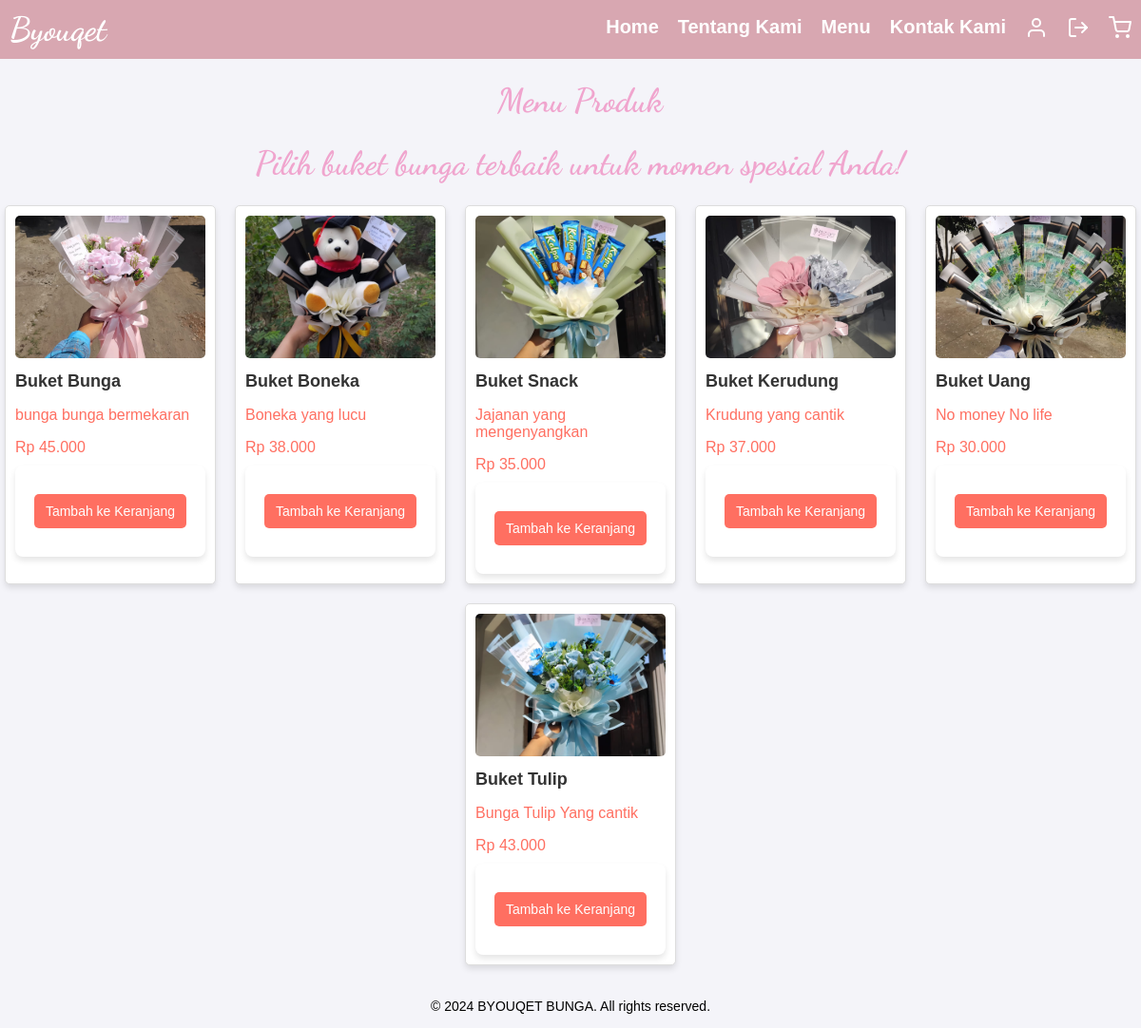
/menu.php (signed in), run on an earlier commit of the app's database.
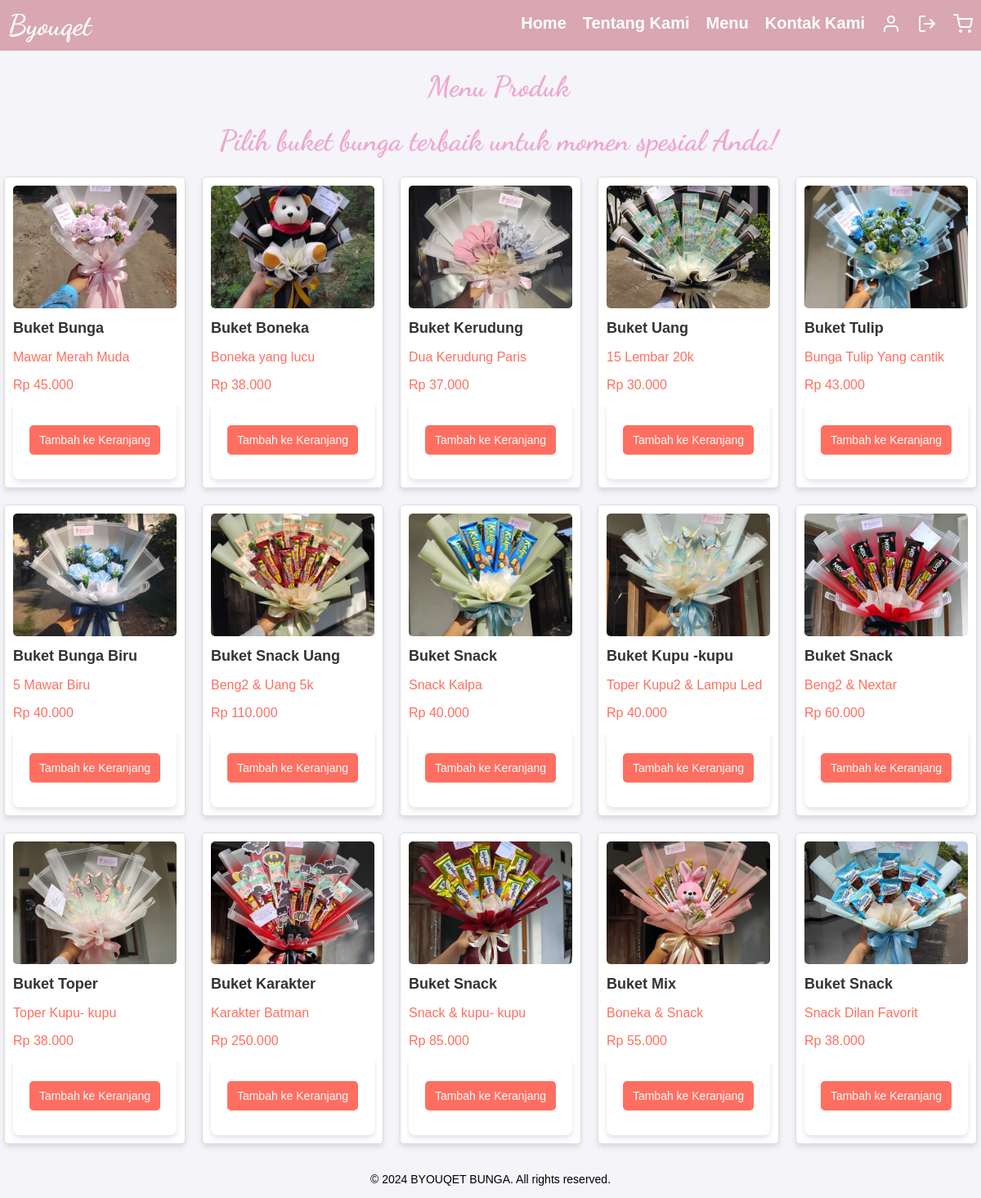
And on a later commit of the database.
### tables this page shows
CREATE TABLE `produk` (
  `id` int(11) NOT NULL,
  `category_id` int(11) NOT NULL,
  `name` varchar(100) NOT NULL,
  `price` decimal(10,2) NOT NULL,
  `description` text DEFAULT NULL,
  `created_at` timestamp NOT NULL DEFAULT current_timestamp(),
  `image` varchar(255) NOT NULL
);

### menu.php (the view, shortened to what this page needs)
<?php
include 'koneksi.php';
$query = "SELECT * FROM produk";
$result = mysqli_query($conn, $query);
?>
<!DOCTYPE html>
<html lang="en">
<head>
    <link rel="stylesheet" href="style.css">
</head>
<body>
    <header>
        <nav>
            <div class="logo">Byouqet</div>
            <ul class="nav-links">
                <div id="home" class="hidden">
                    <a href="home.php">Home</a>
                    <a href="about.php">Tentang Kami</a>
                    <a href="menu.php">Menu</a>
                    <a href="contact.php">Kontak Kami</a>
                    <a href="profil.php" class="icon-link"><i data-feather="user"></i></a>
                    <a href="logout.php" class="icon-link"><i data-feather="log-out"></i></a>
                    <a href="keranjang.php" class="icon-link" id="shoppingCartIcon"><i
                            data-feather="shopping-cart"></i></a>
                </div>
            </ul>
        </nav>
    </header>
    <headerh1 h1>
        <h1>Menu Produk</h1>
        <h1>Pilih buket bunga terbaik untuk momen spesial Anda!</h1>
        <div class="buket-list">
            <?php while ($row = mysqli_fetch_assoc($result)) { ?>
            <div class="buket-item">
                <img src="foto/<?= htmlspecialchars($row['image']); ?>" alt="<?= htmlspecialchars($row['name']); ?>">
                <h3><?= htmlspecialchars($row['name']); ?></h3>
                <p><?= htmlspecialchars($row['description']); ?></p>
                <p>Rp <?= number_format($row['price'], 0, ',', '.'); ?></p>
                <form action="menu.php" method="POST">
                    <button type="submit" class="add-to-cart">Tambah ke Keranjang</button>
                </form>
            </div>
            <?php } ?>
        </div>
        <div class="footer">
            <p>© 2024 BYOUQET BUNGA. All rights reserved.</p>
        </div>
</body>
</html>

### style.css (style rules this page uses)
body, html { margin: 0; padding: 0; font-family: 'Roboto', sans-serif; background-color: #f0a5ce; color: #333; }
a { text-decoration: none; color: inherit; }
ul { list-style: none; margin: 0; padding: 0; }
.footer { text-align: center; background-color: #f0a5ce; padding: 1px 0; margin: 0; width: 100%; position: relative; bottom: 0; left: 0; font-size: 14px; color: #333; margin-top: 20px; }
header nav, nav { display: flex; justify-content: space-between; align-items: center; padding: 0px 10px; background-color: #D8A7B1; color: white; }
header .logo, nav .logo { font-size: 35px; font-family: 'Dancing Script', cursive; font-weight: bold; }
.nav-links, #menu, #home, #tentang , #kontak { display: flex; gap: 20px; }
.nav-links a, #menu, #home, #tentang, #kontak a { color: white; font-size: 20px; font-weight: bold; text-decoration: none; transition: color 0.3s; }
.nav-links a:hover, #menu, #home, #tentang , #kontak a:hover { color: #ffe6e6; }
body, html { margin: 0; padding: 0; font-family: 'Roboto', sans-serif; background-color: #FFF8F2; color: #333; }
header { background-color: #D8A7B1; padding: 10px 0; text-align: center; color: #fff; }
header .logo { font-family: 'Dancing Script'; font-size: 35px; font-weight: bold; }
.nav-links { list-style: none; padding: 0; }
.nav-links a { text-decoration: none; color: #fff; font-weight: bold; }
.nav-links { list-style: none; padding: 0; text-align: center; }
.buket-list { display: flex; justify-content: center; flex-wrap: wrap; gap: 20px; }
.buket-item { background: white; border: 1px solid #ddd; padding: 10px; width: 200px; border-radius: 5px; box-shadow: 0 4px 6px rgba(0, 0, 0, 0.1); }
.buket-item img { width: 100%; height: 150px; object-fit: cover; border-radius: 5px; }
.buket-item h3 { font-size: 18px; color: #333; margin: 10px 0; }
.buket-item p { font-size: 16px; color: #FF6F61; margin-bottom: 10px; }
.buket-item button { padding: 10px; background-color: #FF6F61; color: white; border: none; cursor: pointer; border-radius: 5px; font-size: 14px; }
body { font-family: Arial, sans-serif; background-color: #FFF8F2; color: #333; margin: 0; padding: 0; }
h1, h2 { text-align: center; color: white; font-size: 20px; font-family: 'Dancing Script'; margin-left: 20px; }
form { max-width: 500px; margin: 20px auto; background: #fff; padding: 20px; border-radius: 8px; box-shadow: 0 4px 8px rgba(0, 0, 0, 0.1); }
form input, form textarea, form select, form button { width: calc(100% - 20px); margin: 10px 10px 20px; padding: 10px; border: 1px solid #ccc; border-radius: 4px; }
form button { background-color: #bd2130; color: #fff; border: none; cursor: pointer; transition: background-color 0.3s ease; }
body { font-family: Arial, sans-serif; background-color: #f4f4f9; color: #333; margin: 0; padding: 0; }
body { font-family: Arial, sans-serif; background-color: #fff8f2; color: #333; margin: 0; padding: 0; }
h1 { text-align: center; color: #fff; }
form { background-color: #fff; padding: 20px; border-radius: 8px; box-shadow: 0 4px 6px rgba(0, 0, 0, 0.1); max-width: 600px; margin: 0 auto; }
form input, form textarea, form button { width: 100%; padding: 10px; margin: 10px 0; border-radius: 4px; border: 1px solid #ccc; font-size: 16px; }
form button { background-color: #5bc0de; color: #fff; font-size: 16px; cursor: pointer; border: none; border-radius: 4px; }
a { color: #5bc0de; text-decoration: none; }

### menu.php (style rules this page uses)
body, html { background-color: #f4f4f9; }
.footer { background-color: #f4f4f9; color: #000; }
h1, h2 { font-size: 35px; font-family: 'Dancing Script', cursive; font-weight: bold; color: #f0a5ce; }

What changed in the data, as far as the page shows it:
removed produk: image (picture), name "Buket Snack", description "Jajanan yang mengenyangkan", price "35.000"
changed produk "Buket Bunga": description "bunga bunga bermekaran" → "Mawar Merah Muda"
changed produk "Buket Kerudung": description "Krudung yang cantik" → "Dua Kerudung Paris"
changed produk "Buket Uang": description "No money No life" → "15 Lembar 20k"
added produk: image (picture), name "Buket Bunga Biru", description "5 Mawar Biru", price "40.000"
added produk: image (picture), name "Buket Snack Uang", description "Beng2 & Uang 5k", price "110.000"
added produk: image (picture), name "Buket Snack", description "Snack Kalpa", price "40.000"
added produk: image (picture), name "Buket Kupu -kupu", description "Toper Kupu2 & Lampu Led", price "40.000"
added produk: image (picture), name "Buket Snack", description "Beng2 & Nextar", price "60.000"
added produk: image (picture), name "Buket Toper", description "Toper Kupu- kupu", price "38.000"
added produk: image (picture), name "Buket Karakter", description "Karakter Batman", price "250.000"
added produk: image (picture), name "Buket Snack", description "Snack & kupu- kupu", price "85.000"
added produk: image (picture), name "Buket Mix", description "Boneka & Snack", price "55.000"
added produk: image (picture), name "Buket Snack", description "Snack Dilan Favorit", price "38.000"
